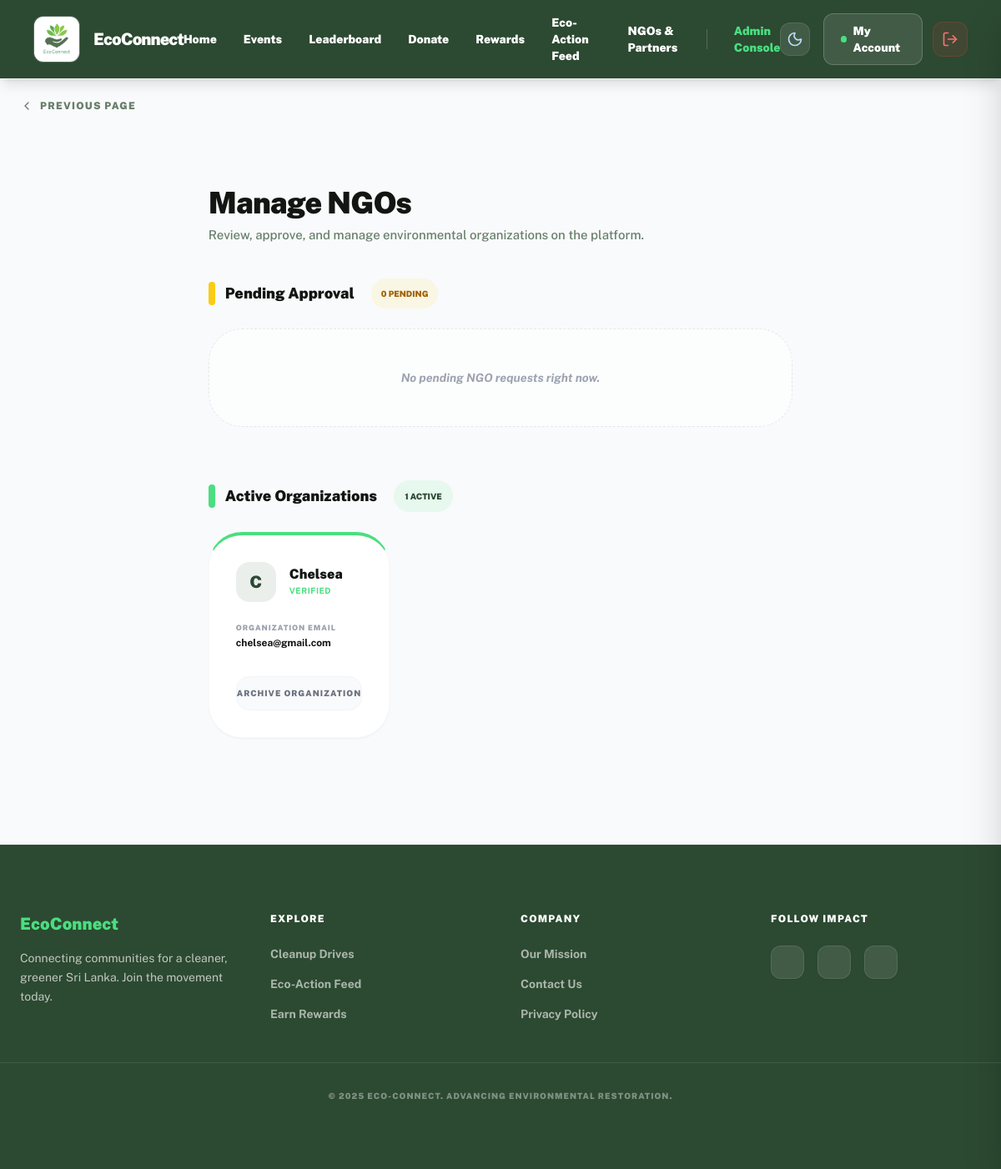
Page /index.php?route=admin_ngos (signed in) on the committed database.
### tables this page shows
CREATE TABLE `ngos` (
  `id` int(11) NOT NULL,
  `user_id` int(11) NOT NULL,
  `name` varchar(150) NOT NULL,
  `verification_link` varchar(255) NOT NULL,
  `logo_path` varchar(255) DEFAULT NULL,
  `website` varchar(255) DEFAULT NULL,
  `description` text DEFAULT NULL,
  `logo` varchar(255) DEFAULT NULL,
  `status` enum('pending','approved','rejected') NOT NULL DEFAULT 'pending',
  `created_at` timestamp NOT NULL DEFAULT current_timestamp(),
  `updated_at` timestamp NOT NULL DEFAULT current_timestamp() ON UPDATE current_timestamp(),
  `last_activity_at` datetime DEFAULT current_timestamp(),
  `whatsapp_link` varchar(255) DEFAULT NULL
);

CREATE TABLE `users` (
  `id` int(11) NOT NULL,
  `name` varchar(100) NOT NULL,
  `email` varchar(150) NOT NULL,
  `password` varchar(255) NOT NULL,
  `role` enum('user','ngo','admin') NOT NULL DEFAULT 'user',
  `phone` varchar(20) DEFAULT NULL,
  `city` varchar(100) DEFAULT NULL,
  `is_active` tinyint(1) NOT NULL DEFAULT 1,
  `created_at` timestamp NOT NULL DEFAULT current_timestamp(),
  `updated_at` timestamp NOT NULL DEFAULT current_timestamp() ON UPDATE current_timestamp(),
  `admin` tinyint(1) NOT NULL DEFAULT 0,
  `points` int(11) DEFAULT 0,
  `lifetime_points` int(11) NOT NULL DEFAULT 0,
  `latitude` decimal(10,8) DEFAULT NULL,
  `longitude` decimal(11,8) DEFAULT NULL,
  `last_active_at` datetime DEFAULT current_timestamp(),
  `last_reengagement_email_at` datetime DEFAULT NULL
);

### app/controllers/AdminController.php (called while the page is built, shortened)
<?php
require_once __DIR__ . '/../config.php';
require_once __DIR__ . '/../helpers.php';
require_once __DIR__ . '/../models/NGO.php';
function admin_ngos(PDO $pdo) {
    $pendingNgos  = ngo_by_status_for_admin($pdo, 'pending');
    $approvedNgos = ngo_by_status_for_admin($pdo, 'approved');
    include __DIR__ . '/../views/layouts/header.php';
    include __DIR__ . '/../views/admin/ngos.php';
    include __DIR__ . '/../views/layouts/footer.php';
}

### app/models/NGO.php (called while the page is built, shortened)
<?php
function ngo_by_status_for_admin(PDO $pdo, string $status)
{
    $stmt = $pdo->prepare(
        "SELECT ngos.*, users.email
         FROM ngos
         JOIN users ON ngos.user_id = users.id
         WHERE ngos.status = ?
         ORDER BY ngos.created_at DESC"
    );
    $stmt->execute([$status]);
    return $stmt->fetchAll(PDO::FETCH_ASSOC);
}

### app/helpers.php (called while the page is built, shortened)
<?php
function h($str) {
    return htmlspecialchars($str ?? '', ENT_QUOTES, 'UTF-8');
}

### app/views/admin/ngos.php (the view, shortened to what this page needs)
<div class="max-w-6xl mx-auto px-6 py-8">
  <div class="mb-10">
    <h2 class="text-[#121613] dark:text-white text-4xl font-black tracking-tight mb-2">Manage NGOs</h2>
    <p class="text-[15px] text-[#677e6b] dark:text-gray-400 font-medium">Review, approve, and manage environmental organizations on the platform.</p>
  </div>
  <section class="mb-16">
    <h3 class="flex items-center gap-3 text-lg font-black text-[#121613] dark:text-white mb-6">
      <span class="w-2 h-7 bg-yellow-400 rounded-full"></span>
      Pending Approval
      <span class="ml-2 px-3 py-1 bg-yellow-400/10 text-yellow-700 dark:text-yellow-500 text-[10px] font-black uppercase rounded-full">
        <?php echo count($pendingNgos); ?> Pending
      </span>
    </h3>
    <?php if (empty($pendingNgos)): ?>
      <div class="rounded-[40px] border border-dashed border-gray-200 bg-white/50 p-12 text-center">
        <p class="text-sm font-bold text-gray-400 italic">No pending NGO requests right now.</p>
      </div>
    <?php endif; ?>
  </section>
  <section>
    <h3 class="flex items-center gap-3 text-lg font-black text-[#121613] dark:text-white mb-6">
      <span class="w-2 h-7 bg-[#4ade80] rounded-full"></span>
      Active Organizations
      <span class="ml-2 px-3 py-1 bg-[#4ade80]/10 text-primary dark:text-[#4ade80] text-[10px] font-black uppercase rounded-full border border-transparent dark:border-[#4ade80]/20">
        <?php echo count($approvedNgos); ?> Active
      </span>
    </h3>
    <div class="grid grid-cols-1 md:grid-cols-3 gap-6">
      <?php foreach ($approvedNgos as $ngo): ?>
        <div class="rounded-[40px] bg-white dark:bg-darkSurface border border-gray-50 dark:border-white/5 shadow-sm hover:shadow-md transition-all p-8 border-t-4 border-t-[#4ade80]">
          <div class="flex items-center gap-4 mb-6">
            <div class="w-12 h-12 rounded-2xl bg-[#ebefec] dark:bg-white/5 flex items-center justify-center text-xl font-black text-[#2c4931] dark:text-[#4ade80]">
              <?php echo strtoupper(substr($ngo['name'], 0, 1)); ?>
            </div>
            <div class="flex-1">
              <h4 class="text-base font-black text-[#121613] dark:text-white leading-tight"><?php echo h($ngo['name']); ?></h4>
              <p class="text-[10px] font-bold text-[#4ade80] uppercase tracking-wider mt-0.5">Verified</p>
            </div>
          </div>
          <div class="space-y-4 mb-8">
            <div>
              <p class="text-[9px] font-black text-gray-400 uppercase tracking-widest mb-1">Organization Email</p>
              <p class="text-xs font-bold text-[#121613] dark:text-white break-all"><?php echo h($ngo['email']); ?></p>
            </div>
          </div>
          <form method="post" onsubmit="return confirm('Archive this NGO? User access will be revoked.');">
            <button name="action" value="delete"
                    class="w-full py-3 rounded-2xl bg-gray-50 dark:bg-white/5 text-gray-500 text-[10px] font-black uppercase tracking-widest hover:bg-red-50 dark:hover:bg-red-500/10 hover:text-red-600 dark:hover:text-red-400 transition-all border border-gray-100 dark:border-white/10">
              Archive Organization
            </button>
          </form>
        </div>
      <?php endforeach; ?>
    </div>
  </section>
</div>

### rows in the picture
ngos: name "C", name "Chelsea", user.email "chelsea@gmail.com"

### other values in the picture
count($pendingNgos) "0"
count($approvedNgos) "1"
